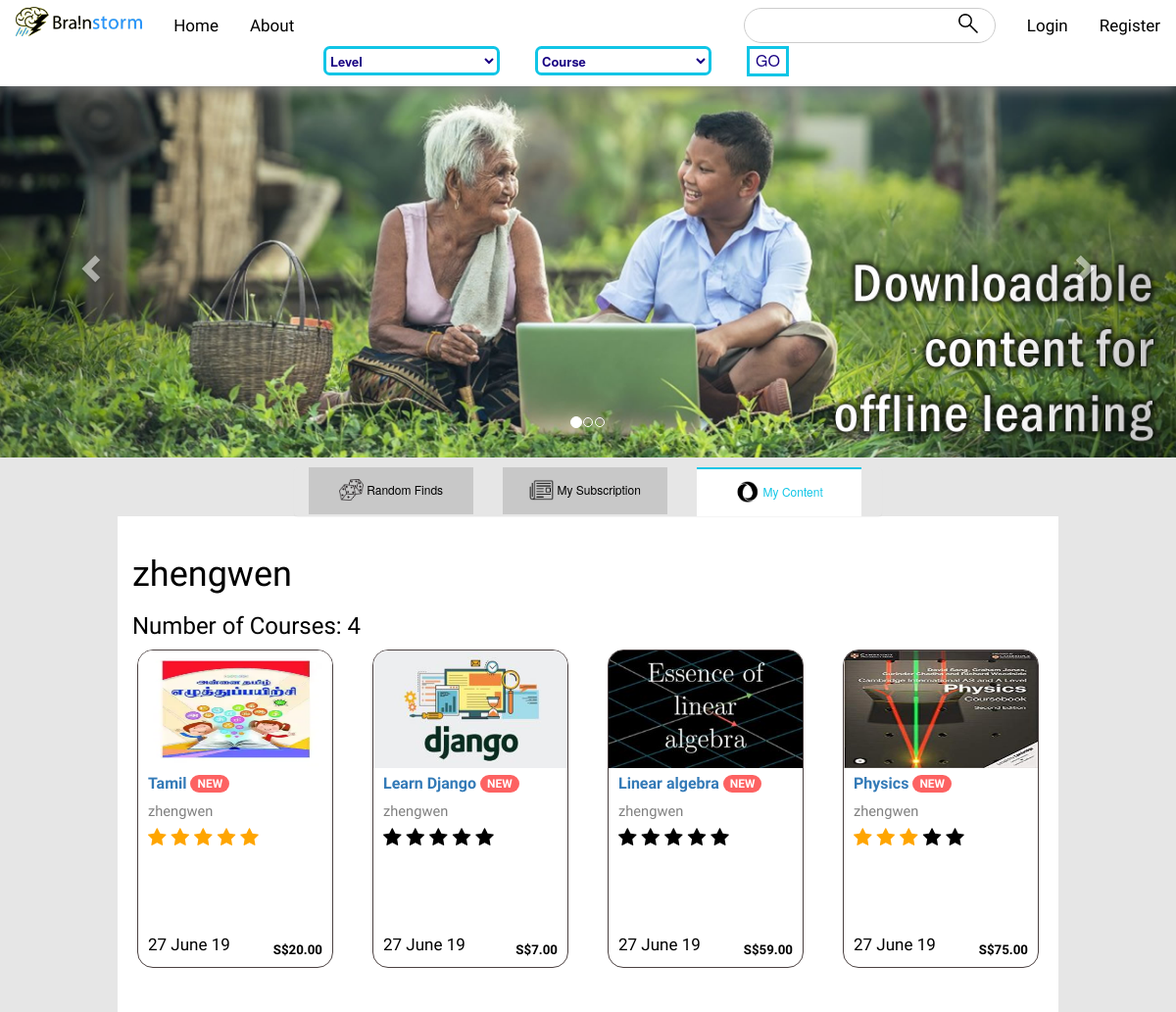
Page /user/zhengwen/ on the committed database.
### store/models.py (models this page shows, shortened)
class Post(models.Model):
	title = models.CharField(max_length=100)
	image = models.ImageField(default = 'default0.jpg', upload_to='course_image/')
	description = models.TextField()
	price = models.DecimalField(decimal_places=2, max_digits=6)
	date_posted = models.DateTimeField(default=timezone.now)
	author = models.ForeignKey(User, on_delete=models.CASCADE)
	rating = models.IntegerField(default = 0)

### store/views.py (the view)
# urls.py: path('user/<str:username>/', UserPostListView.as_view(), name='user-posts'),
class UserPostListView(ListView):
	model = Post
	template_name = 'store/user_posts.html' # <app>/<model>_<viewtype>.html
	context_object_name = 'post'
	paginate_by = 12
	def get_queryset(self):
		user = get_object_or_404(User, username=self.kwargs.get('username'))
		return Post.objects.filter(author=user).order_by('-date_posted')

### store/templates/store/user_posts.html (shortened to what this page needs)
{% extends "store/base.html" %}
{% block content %}
      <div id="useless">
          <div id="myCarousel" class="carousel slide" data-ride="carousel">
    <ol class="carousel-indicators">
      <li data-target="#myCarousel" data-slide-to="0" class="active"></li>
      <li data-target="#myCarousel" data-slide-to="1"></li>
      <li data-target="#myCarousel" data-slide-to="2"></li>
    </ol>
  <div class="carousel-inner">
    <div class="item active">
      <div class="cover_holder">
      <img src="/static/store/kids.jpg" alt="c0">
      <div class="carousel-caption">
      </div>
      </div>
    </div>
  </div>
  <a class="left carousel-control" href="#myCarousel" data-slide="prev">
    <span class="glyphicon glyphicon-chevron-left"></span>
  </a>
  <a class="right carousel-control" href="#myCarousel" data-slide="next">
    <span class="glyphicon glyphicon-chevron-right"></span>
  </a>
</div>
      </div>
       <div class="panel">
          <a href = "{% url 'store-home' %}">
            <img src="/static/store/random.gif" alt="">
            Random Finds
          </a>
          {% if user.is_authenticated %}
          <a  href="{% url 'store-sub_home' %}">
          {% else %}
          <a  href="{% url 'login' %}">
          {% endif %}
            <img src="/static/store/Subscription.gif" alt="">
            My Subscription
          </a>
          <a style="background-color: white; color: rgb(16, 197, 230); border-top: solid 2px rgb(16, 197, 230);">
            <img src="/static/store/content.gif" alt="">
            My Content
          </a>
      </div>
      <p style="padding: 20px;"></p>
      <div style="padding-top: 20px;" id="main" >
          {% if view.kwargs.username != user.username %}
        <h1>{{ view.kwargs.username }}</h1>
        <h3>Number of Courses: {{ page_obj.paginator.count }}</h3>
          {% endif %}
      <section class="text-center mb-4">
        <div class="row">
        {% for post in post %}
          <div class="col-lg-3 col-md-6 mb-4">
            <div id="course_card">
              <div class="view overlay">
                <img style="margin-left: -10px;" src="{{ post.image.url }}" alt="">
              </div>
              <div>
                <div>
                  <strong>
                    <a class="title" href="{% url 'post-detail' post.id %}" > <span>{{ post.title }}</span>
                      <span  style="background-color: rgb(253, 98, 98);" class="badge badge-pill danger-color">NEW
                      </span>
                    </a>
                  </strong>
                </div>
                <a href="{% url 'user-posts' post.author.username %}" class="author">
                  {{ post.author }}
                </a>
                <div class="rating">
                {% if post.rating == 0 %}
                <span class="fa fa-star"></span>
                <span class="fa fa-star"></span>
                <span class="fa fa-star"></span>
                <span class="fa fa-star"></span>
                <span class="fa fa-star"></span>
                {% elif post.rating == 1 %}
                <span class="fa fa-star checked"></span>
                <span class="fa fa-star"></span>
                <span class="fa fa-star"></span>
                <span class="fa fa-star"></span>
                <span class="fa fa-star"></span>
                {% elif post.rating == 2 %}
                <span class="fa fa-star checked"></span>
                <span class="fa fa-star checked"></span>
                <span class="fa fa-star"></span>
                <span class="fa fa-star"></span>
                <span class="fa fa-star"></span>
                {% elif post.rating == 3 %}
                <span class="fa fa-star checked"></span>
                <span class="fa fa-star checked"></span>
                <span class="fa fa-star checked"></span>
                <span class="fa fa-star"></span>
                <span class="fa fa-star"></span>
                {% elif post.rating == 4 %}
                <span class="fa fa-star checked"></span>
                <span class="fa fa-star checked"></span>
                <span class="fa fa-star checked"></span>
                <span class="fa fa-star checked"></span>
                <span class="fa fa-star"></span>
                {% elif post.rating == 5 %}
                <span class="fa fa-star checked"></span>
                <span class="fa fa-star checked"></span>
                <span class="fa fa-star checked"></span>
                <span class="fa fa-star checked"></span>
                <span class="fa fa-star checked"></span>
                {% endif %}
                </div>
                <div>
                  <strong style="text-align: right;" class="price">S${{ post.price }}
                  </strong>
                </div>
                <small class="date">
                   {{ post.date_posted|date:'d F y'}}
                </small>
              </div>
            </div>
          </div>
        {% endfor %}
 </div>
      </section>
</div>
{% endblock content %}

### store/static/store/main.css (style rules this page uses)
body { color: black; padding: 0; margin: 0; background-color: rgb(230, 230, 230); height: 100%; margin: 0; background-attachment: fixed; }
#main { z-index: -1; color: black; background-color: rgb(255, 255, 255); font-family: 'Athiti', sans-serif; margin-top: 0%; font-size: 15pt; margin-left: 10%; margin-right: 10%; padding: 15px; padding-top: 100px; }
#useless img { display: block; margin-left: auto; margin-right: auto; width: 100%; }
.cover_holder { width: 100%; margin-right: auto; margin-left: auto; background: black; }
#useless { padding-top: 70px; border: none; }
.panel { margin-left: auto; margin-right: auto; width: 50%; background-color: rgb(230, 230, 230); overflow: hidden; margin-top: 10px; margin-bottom: -50px; border: none; z-index: 0; position: relative; }
.panel a { float: left; width: 28%; background-color: rgb(200, 200, 200); margin-right: 2.5%; margin-left: 2.5%; display: block; color: black; text-align: center; padding: 14px 16px; text-decoration: none; font-size: 12px; outline: none; }
.panel img { margin-top: -4px; width: 25px; }
#course_card img { width: 200px; height: 120px; }
#course_card { margin-left: auto; margin-right: auto; background-color: white; padding-left: 10px; padding-right: 10px; height: 325px; width: 200px; border: solid 1pt rgb(75, 65, 65); box-shadow: #231; text-align: left; color: black; border-radius: 12pt; overflow: hidden; display: block; position: relative; }
#course_card .title { font-size: 12pt; }
#course_card .price { font-size: 10pt; position: absolute; bottom: 8px; right: 10px; }
#course_card .date { padding-top: 20px; float: left; position: absolute; bottom: 10px; }
#course_card .author { color: grey; font-size: 11pt; }
.checked { color: orange; }
.rating { float: none; padding: 0; margin: 0; }

### rows in the picture
Post: image (picture), title "Tamil", author "zhengwen", rating 5 (drawn), price "20.00", date_posted "27 June 19"
Post: image (picture), title "Learn Django", author "zhengwen", rating 0 (drawn), price "7.00", date_posted "27 June 19"
Post: image (picture), title "Linear algebra", author "zhengwen", rating 0 (drawn), price "59.00", date_posted "27 June 19"
Post: image (picture), title "Physics", author "zhengwen", rating 3 (drawn), price "75.00", date_posted "27 June 19"

### other values in the picture
{{ view.kwargs.username }} "zhengwen"
{{ page_obj.paginator.count }} "4"
